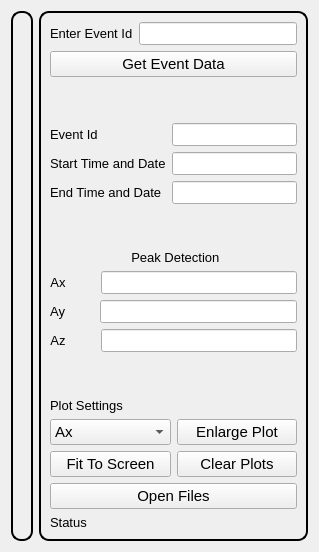
      <widget class="QWidget" name="tab_logger">
       <attribute name="title">
        <string>Logger</string>
       </attribute>
       <layout class="QHBoxLayout" name="horizontalLayout_17">
        <item>
         <widget class="QGroupBox" name="customGroupBoxs">
          <property name="sizePolicy">
           <sizepolicy hsizetype="MinimumExpanding" vsizetype="Preferred">
            <horstretch>0</horstretch>
            <verstretch>0</verstretch>
           </sizepolicy>
          </property>
          <property name="styleSheet">
           <string notr="true">QGroupBox {
    border: 2px solid black;
    border-radius: 10px;
    background: qradialgradient(
        cx: 0.5, cy: 0.5, radius: 0.9,
        fx: 0.5, fy: 0.5,
        stop: 0 rgba(57, 255, 20, 60),   /* brighter center */
        stop: 1 rgba(57, 255, 20, 15)    /* fades softly to edges */
    );
}
</string>
          </property>
          <layout class="QVBoxLayout" name="verticalLayout_8">
           <item>
            <widget class="QCustomPlot" name="customPlot_adxl_x" native="true">
             <property name="sizePolicy">
              <sizepolicy hsizetype="Preferred" vsizetype="Preferred">
               <horstretch>0</horstretch>
               <verstretch>0</verstretch>
              </sizepolicy>
             </property>
            </widget>
           </item>
           <item>
            <widget class="QCustomPlot" name="customPlot_adxl_y" native="true">
             <property name="sizePolicy">
              <sizepolicy hsizetype="Preferred" vsizetype="Preferred">
               <horstretch>0</horstretch>
               <verstretch>0</verstretch>
              </sizepolicy>
             </property>
            </widget>
           </item>
           <item>
            <widget class="QCustomPlot" name="customPlot_adxl_z" native="true">
             <property name="sizePolicy">
              <sizepolicy hsizetype="Preferred" vsizetype="Preferred">
               <horstretch>0</horstretch>
               <verstretch>0</verstretch>
              </sizepolicy>
             </property>
            </widget>
           </item>
          </layout>
         </widget>
        </item>
        <item>
         <widget class="QGroupBox" name="groupBox_parameters">
          <property name="sizePolicy">
           <sizepolicy hsizetype="Maximum" vsizetype="Preferred">
            <horstretch>0</horstretch>
            <verstretch>0</verstretch>
           </sizepolicy>
          </property>
          <property name="styleSheet">
           <string notr="true">QGroupBox {
    border: 2px solid black;
    border-radius: 10px;
    background: qradialgradient(
        cx: 0.5, cy: 0.5, radius: 0.9,
        fx: 0.5, fy: 0.5,
        stop: 0 rgba(57, 255, 20, 60),   /* brighter center */
        stop: 1 rgba(57, 255, 20, 15)    /* fades softly to edges */
    );
}
</string>
          </property>
          <layout class="QVBoxLayout" name="verticalLayout_12">
           <item>
            <layout class="QHBoxLayout" name="horizontalLayout_16">
             <item>
              <widget class="QLabel" name="label_15">
               <property name="font">
                <font>
                 <pointsize>10</pointsize>
                </font>
               </property>
               <property name="text">
                <string>Enter Event Id</string>
               </property>
              </widget>
             </item>
             <item>
              <widget class="QLineEdit" name="lineEdit_enterEventId">
               <property name="font">
                <font>
                 <pointsize>10</pointsize>
                </font>
               </property>
               <property name="toolTip">
                <string>Enter Event Id Example  : 2</string>
               </property>
               <property name="placeholderText">
                <string/>
               </property>
               <property name="clearButtonEnabled">
                <bool>false</bool>
               </property>
              </widget>
             </item>
            </layout>
           </item>
           <item>
            <widget class="QPushButton" name="pushButton_getEventData">
             <property name="font">
              <font>
               <pointsize>11</pointsize>
              </font>
             </property>
             <property name="text">
              <string>Get Event Data</string>
             </property>
            </widget>
           </item>
           <item>
            <spacer name="verticalSpacer_14">
             <property name="orientation">
              <enum>Qt::Vertical</enum>
             </property>
             <property name="sizeHint" stdset="0">
              <size>
               <width>20</width>
               <height>40</height>
              </size>
             </property>
            </spacer>
           </item>
           <item>
            <layout class="QVBoxLayout" name="verticalLayout">
             <item>
              <layout class="QHBoxLayout" name="horizontalLayout_27">
               <item>
                <widget class="QLabel" name="label_2">
                 <property name="minimumSize">
                  <size>
                   <width>116</width>
                   <height>0</height>
                  </size>
                 </property>
                 <property name="font">
                  <font>
                   <pointsize>10</pointsize>
                  </font>
                 </property>
                 <property name="text">
                  <string>Event Id</string>
                 </property>
                </widget>
               </item>
               <item>
                <widget class="QLineEdit" name="lineEdit_eventId">
                 <property name="font">
                  <font>
                   <pointsize>10</pointsize>
                  </font>
                 </property>
                 <property name="readOnly">
                  <bool>true</bool>
                 </property>
                </widget>
               </item>
              </layout>
             </item>
             <item>
              <layout class="QHBoxLayout" name="horizontalLayout_28">
               <item>
                <widget class="QLabel" name="label_3">
                 <property name="font">
                  <font>
                   <pointsize>10</pointsize>
                  </font>
                 </property>
                 <property name="text">
                  <string>Start Time and Date</string>
                 </property>
                </widget>
               </item>
               <item>
                <widget class="QLineEdit" name="lineEdit_startTime">
                 <property name="font">
                  <font>
                   <pointsize>10</pointsize>
                  </font>
                 </property>
                 <property name="toolTip">
                  <string>hh:mm:ss _dd/mm/yy</string>
                 </property>
                 <property name="readOnly">
                  <bool>true</bool>
                 </property>
                 <property name="placeholderText">
                  <string/>
                 </property>
                </widget>
               </item>
              </layout>
             </item>
             <item>
              <layout class="QHBoxLayout" name="horizontalLayout_29">
               <item>
                <widget class="QLabel" name="label_4">
                 <property name="minimumSize">
                  <size>
                   <width>116</width>
                   <height>0</height>
                  </size>
                 </property>
                 <property name="font">
                  <font>
                   <pointsize>10</pointsize>
                  </font>
                 </property>
                 <property name="text">
                  <string>End Time and Date</string>
                 </property>
                </widget>
               </item>
               <item>
                <widget class="QLineEdit" name="lineEdit_endTime">
                 <property name="font">
                  <font>
                   <pointsize>10</pointsize>
                  </font>
                 </property>
                 <property name="toolTip">
                  <string>hh:mm:ss _dd/mm/yy</string>
                 </property>
                 <property name="readOnly">
                  <bool>true</bool>
                 </property>
                </widget>
               </item>
              </layout>
             </item>
            </layout>
           </item>
           <item>
            <spacer name="verticalSpacer_3">
             <property name="orientation">
              <enum>Qt::Vertical</enum>
             </property>
             <property name="sizeHint" stdset="0">
              <size>
               <width>20</width>
               <height>40</height>
              </size>
             </property>
            </spacer>
           </item>
           <item>
            <layout class="QVBoxLayout" name="verticalLayout_4">
             <item>
              <widget class="QLabel" name="label_23">
               <property name="sizePolicy">
                <sizepolicy hsizetype="Preferred" vsizetype="Fixed">
                 <horstretch>0</horstretch>
                 <verstretch>0</verstretch>
                </sizepolicy>
               </property>
               <property name="font">
                <font>
                 <pointsize>10</pointsize>
                 <weight>50</weight>
                 <bold>false</bold>
                </font>
               </property>
               <property name="text">
                <string> Peak Detection</string>
               </property>
               <property name="alignment">
                <set>Qt::AlignCenter</set>
               </property>
              </widget>
             </item>
             <item>
              <layout class="QHBoxLayout" name="horizontalLayout_20">
               <item>
                <widget class="QLabel" name="label_24">
                 <property name="sizePolicy">
                  <sizepolicy hsizetype="Preferred" vsizetype="Fixed">
                   <horstretch>0</horstretch>
                   <verstretch>0</verstretch>
                  </sizepolicy>
                 </property>
                 <property name="font">
                  <font>
                   <pointsize>10</pointsize>
                  </font>
                 </property>
                 <property name="text">
                  <string>Ax        </string>
                 </property>
                 <property name="alignment">
                  <set>Qt::AlignCenter</set>
                 </property>
                </widget>
               </item>
               <item>
                <widget class="QLineEdit" name="lineEdit_Ax_100_peak_2">
                 <property name="font">
                  <font>
                   <pointsize>10</pointsize>
                  </font>
                 </property>
                </widget>
               </item>
              </layout>
             </item>
             <item>
              <layout class="QHBoxLayout" name="horizontalLayout_21">
               <item>
                <widget class="QLabel" name="label_25">
                 <property name="sizePolicy">
                  <sizepolicy hsizetype="Preferred" vsizetype="Fixed">
                   <horstretch>0</horstretch>
                   <verstretch>0</verstretch>
                  </sizepolicy>
                 </property>
                 <property name="font">
                  <font>
                   <pointsize>10</pointsize>
                  </font>
                 </property>
                 <property name="text">
                  <string>Ay        </string>
                 </property>
                 <property name="alignment">
                  <set>Qt::AlignCenter</set>
                 </property>
                </widget>
               </item>
               <item>
                <widget class="QLineEdit" name="lineEdit_Ay_100_peak_2">
                 <property name="font">
                  <font>
                   <pointsize>10</pointsize>
                  </font>
                 </property>
                </widget>
               </item>
              </layout>
             </item>
             <item>
              <layout class="QHBoxLayout" name="horizontalLayout_22">
               <item>
                <widget class="QLabel" name="label_26">
                 <property name="sizePolicy">
                  <sizepolicy hsizetype="Preferred" vsizetype="Fixed">
                   <horstretch>0</horstretch>
                   <verstretch>0</verstretch>
                  </sizepolicy>
                 </property>
                 <property name="font">
                  <font>
                   <pointsize>10</pointsize>
                  </font>
                 </property>
                 <property name="text">
                  <string>Az        </string>
                 </property>
                 <property name="alignment">
                  <set>Qt::AlignCenter</set>
                 </property>
                </widget>
               </item>
               <item>
                <widget class="QLineEdit" name="lineEdit_Az_100_peak_2">
                 <property name="font">
                  <font>
                   <pointsize>10</pointsize>
                  </font>
                 </property>
                </widget>
               </item>
              </layout>
             </item>
             <item>
              <layout class="QHBoxLayout" name="horizontalLayout_26"/>
             </item>
            </layout>
           </item>
           <item>
            <spacer name="verticalSpacer_2">
             <property name="orientation">
              <enum>Qt::Vertical</enum>
             </property>
             <property name="sizeHint" stdset="0">
              <size>
               <width>20</width>
               <height>40</height>
              </size>
             </property>
            </spacer>
           </item>
           <item>
            <widget class="QLabel" name="label_5">
             <property name="font">
              <font>
               <pointsize>10</pointsize>
              </font>
             </property>
             <property name="text">
              <string>Plot Settings</string>
             </property>
            </widget>
           </item>
           <item>
            <layout class="QHBoxLayout" name="horizontalLayout_31">
             <item>
              <widget class="QComboBox" name="comboBox_enlargePlot">
               <property name="font">
                <font>
                 <pointsize>11</pointsize>
                </font>
               </property>
               <item>
                <property name="text">
                 <string>Ax</string>
                </property>
               </item>
               <item>
                <property name="text">
                 <string>Ay</string>
                </property>
               </item>
               <item>
                <property name="text">
                 <string>Az</string>
                </property>
               </item>
              </widget>
             </item>
             <item>
              <widget class="QPushButton" name="pushButton_enlargePlot">
               <property name="font">
                <font>
                 <pointsize>11</pointsize>
                </font>
               </property>
               <property name="text">
                <string>Enlarge Plot</string>
               </property>
              </widget>
             </item>
            </layout>
           </item>
           <item>
            <layout class="QHBoxLayout" name="horizontalLayout_32">
             <item>
              <widget class="QPushButton" name="pushButton_fitToScreen">
               <property name="sizePolicy">
                <sizepolicy hsizetype="Minimum" vsizetype="Fixed">
                 <horstretch>0</horstretch>
                 <verstretch>0</verstretch>
                </sizepolicy>
               </property>
               <property name="font">
                <font>
                 <pointsize>11</pointsize>
                </font>
               </property>
               <property name="text">
                <string>Fit To Screen</string>
               </property>
              </widget>
             </item>
             <item>
              <widget class="QPushButton" name="pushButton_clearPlots">
               <property name="sizePolicy">
                <sizepolicy hsizetype="Ignored" vsizetype="Fixed">
                 <horstretch>0</horstretch>
                 <verstretch>0</verstretch>
                </sizepolicy>
               </property>
               <property name="font">
                <font>
                 <pointsize>11</pointsize>
                </font>
               </property>
               <property name="text">
                <string>Clear Plots</string>
               </property>
              </widget>
             </item>
            </layout>
           </item>
           <item>
            <widget class="QPushButton" name="pushButton_openFiles">
             <property name="font">
              <font>
               <pointsize>11</pointsize>
              </font>
             </property>
             <property name="text">
              <string>Open Files</string>
             </property>
            </widget>
           </item>
           <item>
            <widget class="QLabel" name="label_csv">
             <property name="font">
              <font>
               <pointsize>10</pointsize>
              </font>
             </property>
             <property name="text">
              <string>Status</string>
             </property>
            </widget>
           </item>
          </layout>
         </widget>
        </item>
       </layout>
      </widget>
